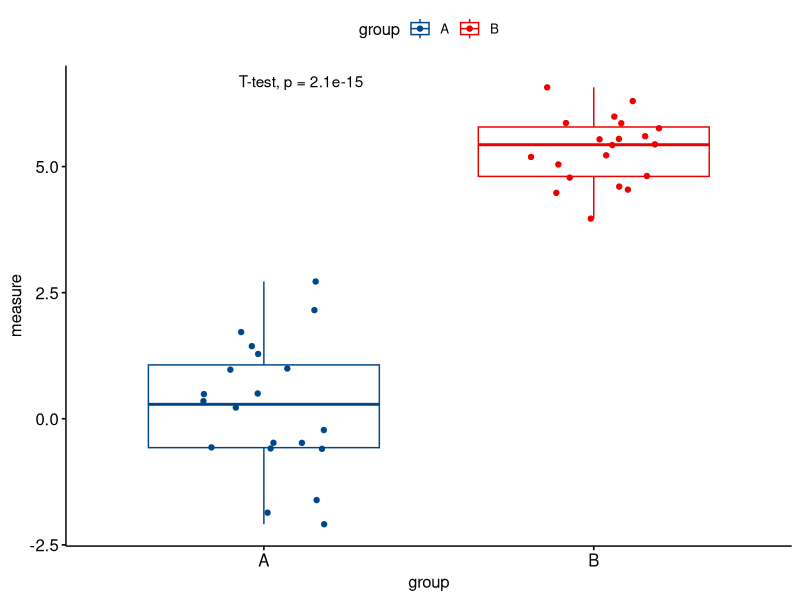
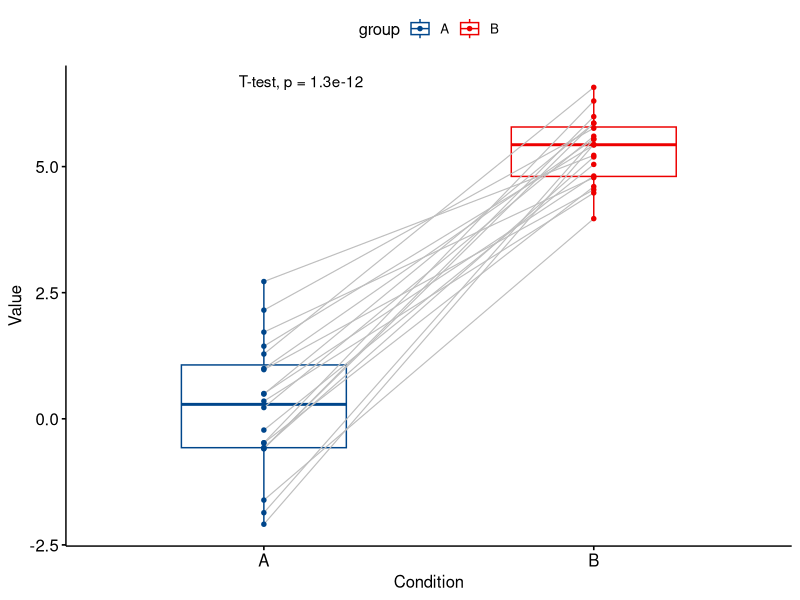

R code for these plots, in order:
# Testes 
library(tidyverse)

# Teste t ------------------------------------------------------------------------------------
# Dados independentes
# Variável dependente com distribuição aproximadamente normal
# Variável dependente com homogeneidade das variâncias

# Welch adaptou o teste t de Student para ser robusto perante heterogeneidade das variâncias.
# No R a função t.test() possui como padrão o teste t de Welch e caso você queira explicitamente 
# usar o teste t de Student você deve incluir o argumento var.equal = TRUE na função.


# Teste t para amostras independentes --------------------------------------------------------

n_sim_t <- 20
sim3 <- tibble(
  group = c(rep('A', n_sim_t), rep('B', n_sim_t)),
  measure = c(rnorm(n_sim_t, mean=0), rnorm(n_sim_t, mean = 5))
)

t.test(measure ~ group, data = sim3)
# O resultado para a simulação é um p-valor menor que 0.05, ou seja um resultado significante apontando 
# que podemos rejeitar a hipótese nula (fortes evidências contrárias que as médias dos grupos são iguais).


# Teste t para amostras pareadas --------------------------------------------------------------

amostra_1 <- tibble(measure = rnorm(n_sim_t, mean=0))
amostra_2 <- tibble(measure = rnorm(n_sim_t, mean=5))

t.test(amostra_1$measure, amostra_2$measure, paired = TRUE)


# Teste t não-paramétricos --------------------------------------------------------------------
# dados violam o pressuposto de normalidade.

# Atenção: testes não-paramétricos são menos sensíveis em rejeitar a hipótese nula quando ela é 
# verdadeira (erro tipo I) do que testes paramétricos quando o pressuposto de normalidade não é violado. 
# Então não pense que deve sempre aplicar um teste não-paramétrico em todas as ocasiões.

# Teste de Mann-Whitney -----------------------------------------------------------------------
# alternativa não-paramétrica ao teste t para amostras independentes.

sim4 <- tibble(
  group = c(rep("A", n_sim_t), rep("B", n_sim_t)),
  measure = c(rlnorm(n_sim_t, mean = 0), rlnorm(n_sim_t, mean = 5))
)

wilcox.test(measure ~ group, data = sim4, conf.int=TRUE)


# Teste de Wilcoxon -------------------------------------------------------------------------
# alternativa não-paramétrica ao teste t para amostras pareadas.

amostra_3 <- tibble(measure = rlnorm(n_sim_t, mean = 0))
amostra_4 <- tibble(measure = rlnorm(n_sim_t, mean = 5))

wilcox.test(amostra_3$measure, amostra_4$measure, paired = TRUE, conf.int = TRUE)


# Visualização dos testes ------------------------------------------------------------------
# install.packages('ggpubr')
library(ggpubr)
ggboxplot(sim3, x = "group", y = "measure", color = "group",
          palette = "lancet", add = "jitter") +
  stat_compare_means(method = "t.test")

ggpaired(sim3, x = "group", y = "measure", color = "group",
         palette = "lancet", line.color = "gray", line.size = 0.4) +
  stat_compare_means(method = "t.test", paired = TRUE)




